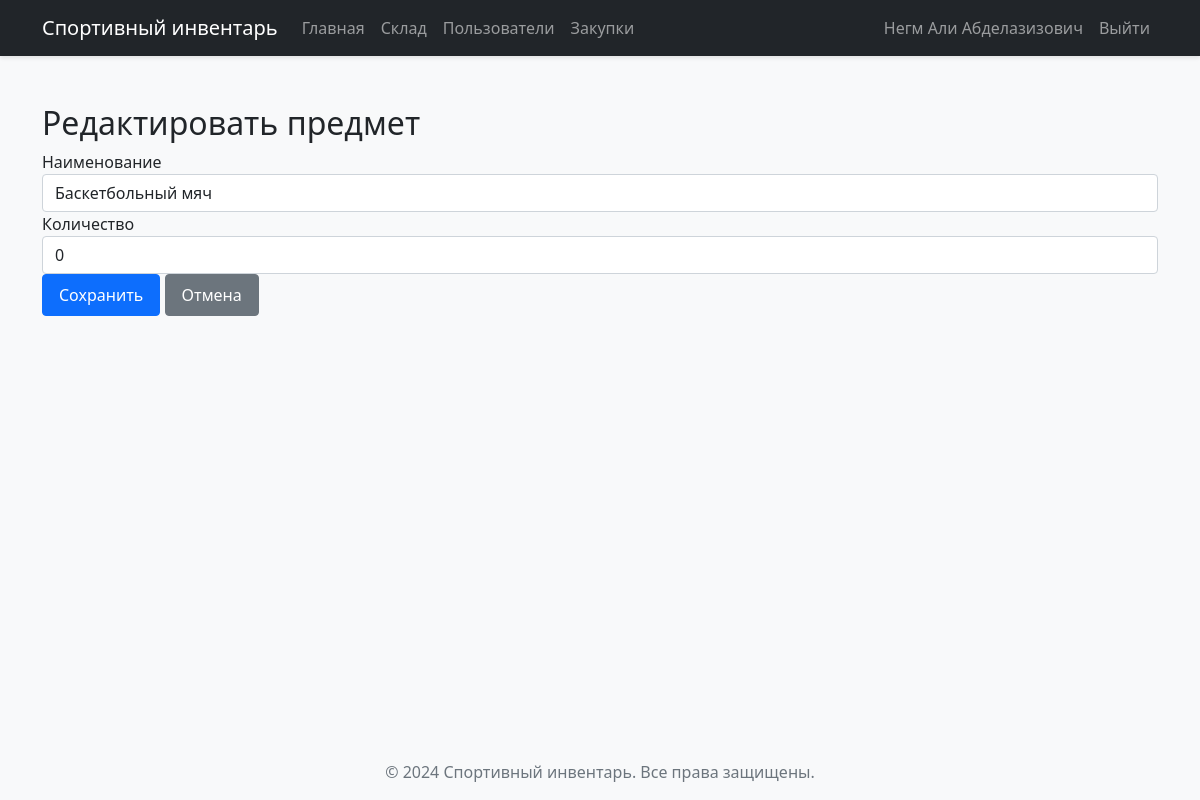
/storage/edit/1 (signed in), run on the app's committed database.
### models.py (models this page shows)
class User(db.Model, UserMixin):
    __tablename__ = 'users'
    id = db.Column(db.Integer(), primary_key=True, unique=True, nullable=False)
    username = db.Column(db.String(64), nullable=False, unique=True)
    email = db.Column(db.String(128), nullable=False, unique=True)
    password = db.Column(db.String(64), nullable=False)
    admin = db.Column(db.Boolean, default=False)
    profile_picture = db.Column(db.String(128), nullable=True)

class Storage(db.Model):
    __tablename__ = 'storage'
    id = db.Column(db.Integer(), primary_key=True, nullable=False)
    name = db.Column(db.String(64), nullable=False)
    count = db.Column(db.Integer())

### app.py (the view)
@app.route("/storage/edit/<int:item_id>", methods=['GET', 'POST'])
@login_required
def edit_item(item_id):
    if not current_user.admin:
        flash("Доступ запрещен")
        return redirect(url_for('get_data'))
    item = Storage.query.get_or_404(item_id)
    if request.method == 'POST':
        item.name = request.form.get('name')
        item.count = request.form.get('count', type=int)
        db.session.commit()
        flash('Предмет успешно обновлен')
        return redirect(url_for('storage'))
    return render_template('edit_item.html', item=item)

### app.py (called while the page is built)
@login_manager.user_loader
def load_user(user_id):
    return User.query.get(int(user_id))

### templates/edit_item.html
{% extends "base.html" %}
{% block content %}
<div class="container mt-4">
    <h2>Редактировать предмет</h2>
    <form method="POST">
        <div class="form-group">
            <label for="name">Наименование</label>
            <input type="text" class="form-control" id="name" name="name" value="{{ item.name }}" required>
        </div>
        <div class="form-group">
            <label for="count">Количество</label>
            <input type="number" class="form-control" id="count" name="count" value="{{ item.count }}" required min="0">
        </div>
        <button type="submit" class="btn btn-primary">Сохранить</button>
        <a href="{{ url_for('storage') }}" class="btn btn-secondary">Отмена</a>
    </form>
</div>
{% endblock %}

### templates/base.html (shortened to what this page needs)
<!DOCTYPE html>
<html lang="ru">
<head>
    <link href="https://cdn.jsdelivr.net/npm/bootstrap@5.1.3/dist/css/bootstrap.min.css" rel="stylesheet">
    <link rel="stylesheet" href="{{ url_for('static', filename='css/style.css') }}">
</head>
<body>
    <nav class="navbar navbar-expand-lg navbar-dark bg-dark">
        <div class="container">
            <a class="navbar-brand" href="{{ url_for('get_data') }}">Спортивный инвентарь</a>
            <div class="collapse navbar-collapse" id="navbarNav">
                <ul class="navbar-nav me-auto">
                    <li class="nav-item">
                        <a class="nav-link" href="{{ url_for('get_data') }}">Главная</a>
                    </li>
                    {% if current_user.is_authenticated and current_user.admin %}
                    <li class="nav-item">
                        <a class="nav-link" href="{{ url_for('storage') }}">Склад</a>
                    </li>
                    <li class="nav-item">
                        <a class="nav-link" href="{{ url_for('users') }}">Пользователи</a>
                    </li>
                    <li class="nav-item">
                        <a class="nav-link" href="{{ url_for('purchases') }}">Закупки</a>
                    </li>
                    {% endif %}
                </ul>
                <ul class="navbar-nav">
                    {% if current_user.is_authenticated %}
                    <li class="nav-item">
                        <a class="nav-link" href="{{ url_for('profile') }}">
                            {{ current_user.username }}
                        </a>
                    </li>
                    <li class="nav-item">
                        <a class="nav-link" href="{{ url_for('logout') }}">Выйти</a>
                    </li>
                    {% endif %}
                </ul>
            </div>
        </div>
    </nav>
    <main class="py-4">
        {% block content %}
        {% endblock %}
    </main>
    <footer class="footer mt-auto py-3 bg-light">
        <div class="container text-center">
            <span class="text-muted">© 2024 Спортивный инвентарь. Все права защищены.</span>
        </div>
    </footer>
</body>
</html>

### static/css/style.css (style rules this page uses)
body { min-height: 100vh; display: flex; flex-direction: column; background-color: #f8f9fa; }
main { flex: 1; }
.footer { margin-top: auto; }
.btn { padding: 0.5rem 1rem; border-radius: 0.25rem; }
.navbar { box-shadow: 0 2px 4px rgba(0, 0, 0, 0.1); }

### data on the page
User: username "Негм Али Абделазизович"
Storage: name "Баскетбольный мяч", count "0"
